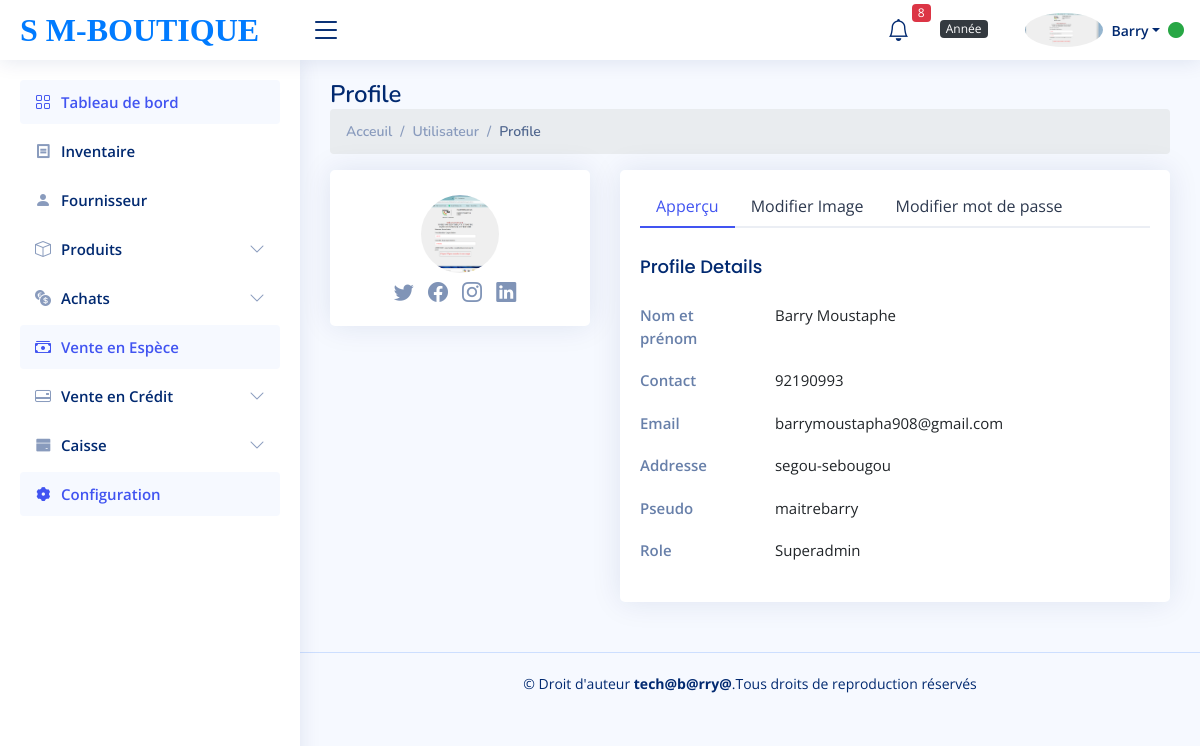
The page /users-profile.php (signed in) on the database its author committed.
### tables this page shows
CREATE TABLE `utilisateur` (
  `id_utilisateur` int(11) NOT NULL,
  `nom_utilisateur` varchar(20) NOT NULL,
  `prenom_utilisateur` varchar(30) NOT NULL,
  `Contact_utilisateur` int(11) NOT NULL,
  `email` varchar(255) DEFAULT NULL,
  `psedeau_utilisateur` varchar(40) NOT NULL,
  `mot_de_passe_utilisateur` varchar(50) NOT NULL,
  `adresse` varchar(50) NOT NULL,
  `avatar` varchar(255) NOT NULL,
  `type_utilisateur` varchar(40) NOT NULL,
  `statut` varchar(55) DEFAULT 'on',
  `reset_token` varchar(255) DEFAULT NULL
);

### users-profile.php (called while the page is built, shortened)
<?php
require_once('partials/database.php');
require_once('function/function.php');
$modifier = recuperation_fonction('*', 'utilisateur WHERE id_utilisateur=?', [$_SESSION['id_utilisateur']]);
?>
<?php require_once('view/users-profile.view.php')?>

### function/function.php (called while the page is built, shortened)
<?php
if(!function_exists("recuperation_fonction")){
    function recuperation_fonction($select_partie,$tables,$data=[], $all=null){
       global $bdd;
        $monFetch=$bdd->prepare("select $select_partie from $tables");
        $monFetch->execute($data);
        if(isset($all) and $all==="all"|| $all==="All" || $all==="ALL" ||
         $all==="aLL"||$all==="ALl"|| $all==="AlL"){
           return $monFetch->fetchAll(PDO::FETCH_OBJ);
         }else{
           return $monFetch->fetch(PDO::FETCH_OBJ);
         }
    }
}

### view/users-profile.view.php (the view, shortened to what this page needs)
<?php require_once ('partials/header.php') ?>
<?php require_once ('partials/sidebar.php')?>
<?php require_once ('partials/navbar.php')?>
<body>
    <main id="main" class="main">
        <div class="pagetitle">
            <h1>Profile</h1>
            <nav>
                <ol class="breadcrumb">
                    <li class="breadcrumb-item"><a href="index1.php">Acceuil</a></li>
                    <li class="breadcrumb-item">Utilisateur</li>
                    <li class="breadcrumb-item active">Profile</li>
                </ol>
            </nav>
        </div>
        <section class="section profile">
            <div class="row">
                <div class="col-xl-4">
                    <div class="card">
                       <div class="card-body profile-card pt-4 d-flex flex-column align-items-center">
                            <img src="user/<?=$modifier->avatar?>" alt="Profile" class="rounded-circle profile-picture">
                            <div class="social-links mt-2">
                                <a href="#" class="twitter"><i class="bi bi-twitter"></i></a>
                                <a href="#" class="facebook"><i class="bi bi-facebook"></i></a>
                                <a href="#" class="instagram"><i class="bi bi-instagram"></i></a>
                                <a href="#" class="linkedin"><i class="bi bi-linkedin"></i></a>
                            </div>
                        </div>
                    </div>
                </div>
                <div class="col-xl-8">
                    <div class="card">
                        <div class="card-body pt-3">
                            <ul class="nav nav-tabs nav-tabs-bordered">
                                <li class="nav-item">
                                    <button class="nav-link active" data-bs-toggle="tab"
                                        data-bs-target="#profile-overview">Apperçu</button>
                                </li>
                                <li class="nav-item">
                                    <button class="nav-link" data-bs-toggle="tab"
                                    data-bs-target="#profile-edit">Modifier Image</button>
                                </li>
                                <li class="nav-item">
                                    <button class="nav-link" data-bs-toggle="tab"
                                        data-bs-target="#profile-change-password">Modifier mot de passe</button>
                                </li>
                            </ul>
                            <div class="tab-content pt-2">
                                <div class="tab-pane fade show active profile-overview" id="profile-overview">
                                    <form action="" method="post">
                                        <h5 class="card-title">Profile Details</h5>
                                        <div class="row">
                                            <div class="col-lg-3 col-md-4 label">
                                                Nom et prénom
                                            </div>
                                            <div class="col-lg-9 col-md-8">
                                                <?= $modifier->nom_utilisateur.' '. $modifier->prenom_utilisateur?>
                                            </div>
                                        </div>
                                        <div class="row">
                                            <div class="col-lg-3 col-md-4 label ">Contact</div>
                                            <div class="col-lg-9 col-md-8">
                                                <?=$modifier->Contact_utilisateur?>
                                            </div>
                                        </div>
                                        <div class="row">
                                            <div class="col-lg-3 col-md-4 label ">Email</div>
                                            <div class="col-lg-9 col-md-8">
                                                <?= $modifier->email ?>
                                            </div>
                                        </div>
                                        <div class="row">
                                            <div class="col-lg-3 col-md-4 label ">Addresse</div>
                                            <div class="col-lg-9 col-md-8">
                                                <?= $modifier->adresse ?>
                                            </div>
                                        </div>
                                        <div class="row">
                                            <div class="col-lg-3 col-md-4 label ">Pseudo</div>
                                            <div class="col-lg-9 col-md-8">
                                                <?= $modifier->psedeau_utilisateur ?>
                                            </div>
                                        </div>
                                        <div class="row">
                                            <div class="col-lg-3 col-md-4 label ">Role</div>
                                            <div class="col-lg-9 col-md-8">
                                                <?= $modifier->type_utilisateur ?>
                                            </div>
                                        </div>
                                    </form>
                                </div>
                              </div>
        </section>
    </main>
    <?php require_once ('partials/foot.php')?>
</body>
</html>

### assets/css/style.css (style rules this page uses)
:root { scroll-behavior: smooth; }
body { font-family: "Open Sans", sans-serif; background: #f6f9ff; color: #444444; }
a { color: #4154f1; text-decoration: none; }
h1, h2, h3, h4, h5, h6 { font-family: "Nunito", sans-serif; }
#main { margin-top: 60px; padding: 20px 30px; transition: all 0.3s; }
.pagetitle { margin-bottom: 10px; }
.pagetitle h1 { font-size: 24px; margin-bottom: 0; font-weight: 600; color: #012970; }
.card { margin-bottom: 30px; border: none; border-radius: 5px; box-shadow: 0px 0 30px rgba(1, 41, 112, 0.1); }
.card-title { padding: 20px 0 15px 0; font-size: 18px; font-weight: 500; color: #012970; font-family: "Poppins", sans-serif; }
.card-body { padding: 0 20px 20px 20px; }
.breadcrumb { font-size: 14px; font-family: "Nunito", sans-serif; color: #899bbd; font-weight: 600; }
.breadcrumb a { color: #899bbd; transition: 0.3s; }
.breadcrumb .breadcrumb-item::before { color: #899bbd; }
.breadcrumb .active { color: #51678f; font-weight: 600; }
.nav-tabs-bordered { border-bottom: 2px solid #ebeef4; }
.nav-tabs-bordered .nav-link { margin-bottom: -2px; border: none; color: #2c384e; }
.nav-tabs-bordered .nav-link.active { background-color: #fff; color: #4154f1; border-bottom: 2px solid #4154f1; }
@media (min-width: 1200px) { #main, #footer { margin-left: 300px; } }
.profile .profile-card img { max-width: 120px; }
.profile .profile-card .social-links a { font-size: 20px; display: inline-block; color: rgba(1, 41, 112, 0.5); line-height: 0; margin-right: 10px; transition: 0.3s; }
.profile .profile-overview .row { margin-bottom: 20px; font-size: 15px; }
.profile .profile-overview .card-title { color: #012970; }
.profile .profile-overview .label { font-weight: 600; color: rgba(1, 41, 112, 0.6); }

### partials/navbar.php (style rules this page uses)
.profile-picture { width: 40px; height: 40px; object-fit: cover; border: 2px solid #ffffff; }

### view/users-profile.view.php (style rules this page uses)
.profile-picture { width: 80px; height: 80px; object-fit: cover; border: 1px solid #ffffff; }

### rows shown on the page
utilisateur: avatar (picture), nom_utilisateur "Barry", prenom_utilisateur "Moustaphe", Contact_utilisateur "92190993", email "barrymoustapha908@gmail.com", adresse "segou-sebougou", psedeau_utilisateur "maitrebarry", type_utilisateur "Superadmin"

### other values the page prints
$stock_alerte "8"
$_SESSION['nom_utilisateur'] "Barry"
